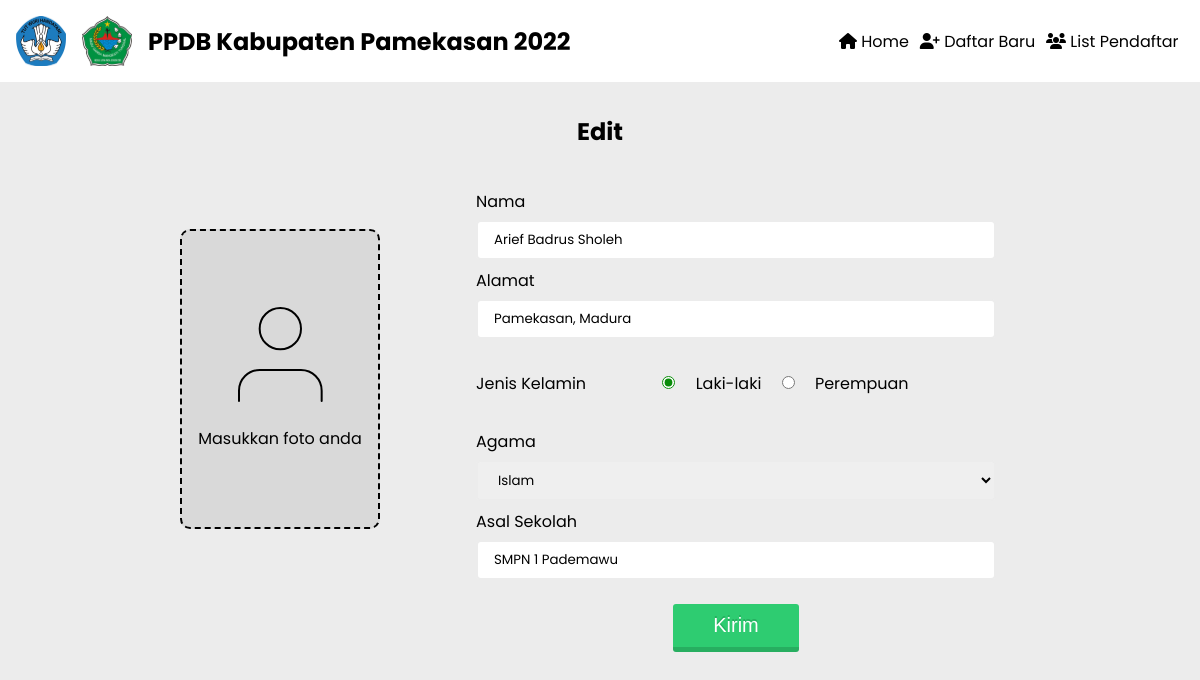
Before: /edit.php?id=CS0001 with the older database file.
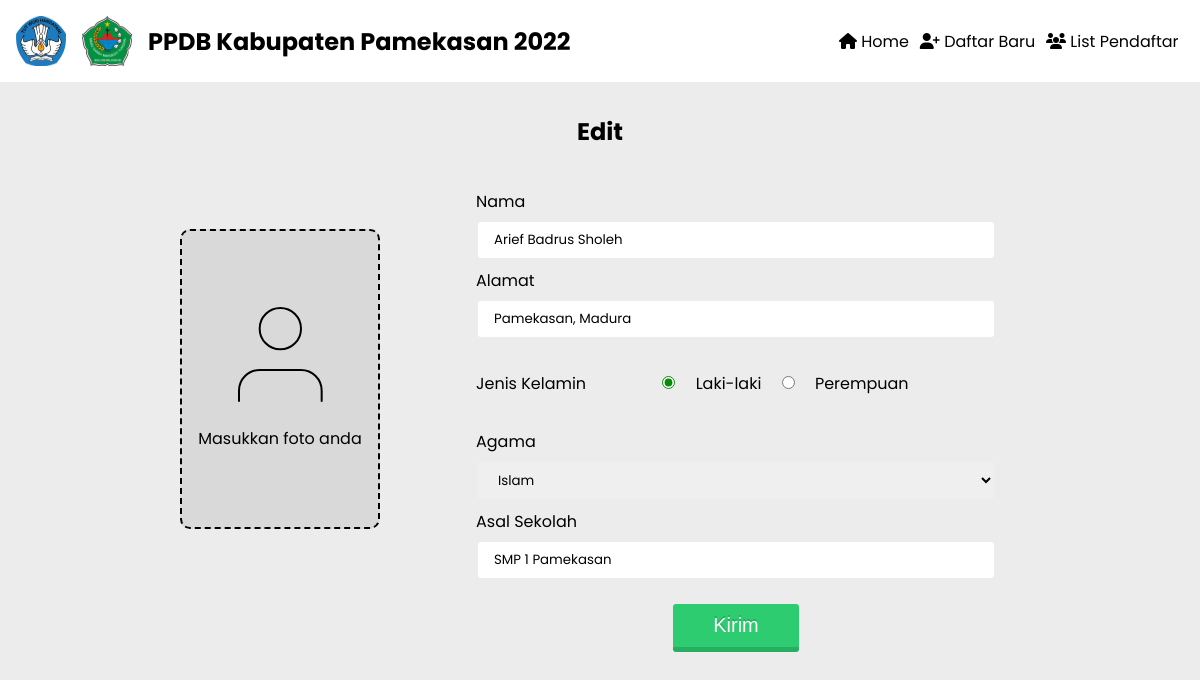
After: the same page with the newer database file.
### tables this page shows
CREATE TABLE `calon_siswa` (
  `id` char(6) NOT NULL,
  `nama` varchar(128) NOT NULL,
  `alamat` varchar(256) NOT NULL,
  `jenis_kelamin` varchar(9) NOT NULL,
  `agama` varchar(8) NOT NULL,
  `sekolah_asal` varchar(64) NOT NULL,
  `foto` varchar(128) DEFAULT NULL
);

### edit.php (the view, shortened to what this page needs)
<?php
include "./backend/config.php";
$id = $_GET['id'];
$query = "SELECT * FROM calon_siswa WHERE id='$id'";
$get = mysqli_query($conn, $query);
$rows = [];
while($row = mysqli_fetch_assoc($get)){
    $rows[] = $row;
}
$calon_siswa = $rows[0];
?>
<!DOCTYPE html>
<html lang="en">
  <head>
    <link rel="stylesheet" href="./public/css/style.css" />
    <link rel="stylesheet" href="./public/css/button.css" />
  </head>
  <body>
    <header>
      <div>
        <img src="./public/img/logo_kemendikbud.svg" alt="" width="50px" />
        <img src="./public/img/logo_pamekasan.svg" alt="" width="50px" />
        <h1>PPDB Kabupaten Pamekasan 2022</h1>
      </div>
      <ul>
        <li>
          <a href="./index.php"><i class="fa-solid fa-house"></i> Home</a>
        </li>
        <li>
          <a href="./daftar-baru.php"><i class="fa-solid fa-user-plus"></i> Daftar Baru</a>
        </li>
        <li>
          <a href="./list-pendaftar.php"><i class="fa-solid fa-users"></i> List Pendaftar</a>
        </li>
      </ul>
    </header>
    <main>
      <h2>Edit</h2>
      <div class="container">
        <div class="upload-photos" id="upload-photos">
          <img src="./public/img/User Logo.svg" alt="">
          <p id="title">Masukkan foto anda</p>
        </div>
        <form action="./backend/proses-edit.php" enctype="multipart/form-data" method="post" name="submit">
          <label for="name">Nama</label>
          <input value="<?= $calon_siswa['nama'] ?>" type="text" name="name" id="name" placeholder="Masukkan nama lengkap anda" autocomplete="off" autofocus required />
          <label for="address">Alamat</label>
          <input value="<?= $calon_siswa['alamat'] ?>" type="text" name="address" id="address" placeholder="Masukkan alamat anda" autocomplete="off" required autocapitalize="on" />
          <div class="radio-group">
            <p>Jenis Kelamin</p>
            <input <?php echo ($calon_siswa['jenis_kelamin']=='Laki-laki')?'checked':'' ?> type="radio" name="sex" id="laki-laki" value="Laki-laki" required/>
            <label for="laki-laki">Laki-laki</label>
            <input <?php echo ($calon_siswa['jenis_kelamin']=='Perempuan')?'checked':'' ?> type="radio" name="sex" id="perempuan" value="Perempuan" required />
            <label for="perempuan">Perempuan</label>
          </div>
          <label for="religion">Agama</label>
          <select name="religion" id="religion">
            <option <?php echo ($calon_siswa['agama']=='Islam')?'selected':'' ?> value="Islam">Islam</option>
          </select>
          <label for="previous-school">Asal Sekolah</label>
          <input value="<?= $calon_siswa['sekolah_asal'] ?>" type="text" name="previous-school" placeholder="Masukkan asal sekolah anda" id="previous-school" autocomplete="off" required />
          <div class="flex-center">
            <button type="button" id="submit" onclick="submitForm()">Kirim</button>
          </div>
        </form>
      </div>
    </main>
  </body>
</html>

Changed rows visible on the page:
changed calon_siswa "Arief Badrus Sholeh": previous-school "SMPN 1 Pademawu" → "SMP 1 Pamekasan"
